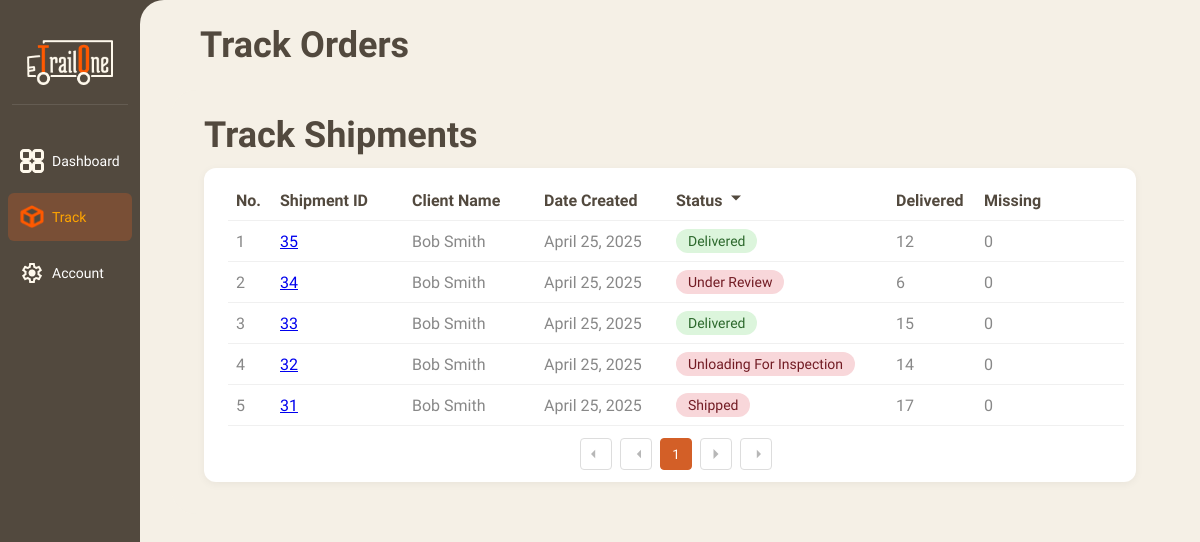
Screenshot of /orders/track (signed in) with the database file from the repository.
### order/models.py (models this page shows, shortened)
class Shipment(models.Model):
    shipment_id = models.AutoField(primary_key=True)
    user = models.ForeignKey(Users, db_column="user_id", on_delete=models.CASCADE)  # Use Users model instead of the default User
    status = models.CharField(max_length=50, null=True, blank=True)
    created_at = models.DateTimeField(auto_now_add=True)  # Automatically set the timestamp when created
    updated_at = models.DateTimeField(auto_now=True)      # Automatically set the timestamp when updated

### authentication/models.py (models this page shows, shortened)
class Users(AbstractBaseUser, PermissionsMixin):
    user_id = models.AutoField(primary_key=True)
    name = models.CharField(max_length=100, null=True, blank=True)
    role = models.CharField(max_length=50, null=True, blank=True)
    email = models.EmailField(max_length=100, unique=True, null=True, blank=True)
    password_hash = models.CharField(max_length=255, null=True, blank=True)
    is_active = models.BooleanField(default=True)
    is_staff = models.BooleanField(default=False)
    objects = CustomUserManager()
    USERNAME_FIELD = 'email'
    REQUIRED_FIELDS = ['name']
    class Meta:
        db_table = 'Users'
        verbose_name_plural = 'Users'

### order/views.py (the view)
# urls.py: path('orders/track', views.view_track_orders, name='view_track_orders'),
def view_track_orders(request):
    status_filter = request.GET.get('status', None)
    if request.session.get('user_role') == 'CLIENT':
        user_id = request.session.get('user_id')
        shipments = Shipment.objects.filter(user_id=user_id)
    else:
        shipments = Shipment.objects.all()
    if status_filter:
        shipments = shipments.filter(status=status_filter)
    shipments = shipments.order_by('-shipment_id', '-created_at')
    def calculate_totals(shipments):
        for shipment in shipments:
            total_quantity = sum(item.quantity for item in shipment.items.all())
            shipment.total_quantity = total_quantity
            total_missing = sum(item.missing for item in shipment.items.all())
            shipment.total_missing = total_missing
        return shipments
    shipments = calculate_totals(shipments)
    paginator = Paginator(shipments, 10)
    page_number = request.GET.get('page')
    page_obj = paginator.get_page(page_number)
    total_missing = sum(s.total_missing for s in page_obj.object_list if s.status == 'delivered')
    total_delivered = sum(s.total_quantity for s in page_obj.object_list if s.status == 'delivered')
    return render(request, 'orders/view_track_orders.html', {
        'page_obj': page_obj,
        'total_missing': total_missing,
        'total_delivered': total_delivered,
        'status_filter': status_filter,
    })

### order/templates/orders/view_track_orders.html (shortened to what this page needs)
{% extends 'base.html' %}
{% load static %}
{% block page_name %}Track Orders{% endblock %}
{% block content %}
<div class="main-content">
  <div class="content-wrapper">
    <h1 class="page-title">Track Shipments</h1>
    <div class="table-container">
      <div class="table-header">
        <div class="table-cell cell-no" style="width: 5%;"><b>No.</b></div>
        <div class="table-cell cell-product-id" style="width: 15%;"><b>Shipment ID</b></div>
        <div class="table-cell cell-client" style="width: 15%;">
          <b>Client Name</b>
        </div>
        <div class="table-cell cell-date" style="width: 15%;">
          <b>Date Created</b>
        </div>
        <div class="table-cell cell-status" style="width: 25%;">
          <b>Status</b>
          <div class="sort-icon-container" style="position: relative;">
            <svg class="icon sort-icon" viewBox="0 0 24 24" fill="none" stroke="currentColor" stroke-width="2" stroke-linecap="round" stroke-linejoin="round" width="16" height="16" onclick="toggleDropdown()">
              <polyline points="9 18 15 12 9 6"></polyline>
            </svg>
          </div>
        </div>
        <div class="table-cell cell-delivered" style="width: 10%;"><b>Delivered</b></div>
        <div class="table-cell cell-missing" style="width: 10%;"><b>Missing</b></div>
      </div>
      {% for shipment in page_obj %}
      <div class="table-row">
        <div class="table-cell cell-no text-gray" style="width: 5%;">{{ forloop.counter }}</div>
        <div class="table-cell cell-product-id font-medium" style="width: 15%;"><a href="{% url 'view_track_order_detail' id=shipment.shipment_id %}">{{ shipment.shipment_id }}</a></div>
        <div class="table-cell cell-client text-gray" style="width: 15%;">{{ shipment.user.name }}</div>
        <div class="table-cell cell-date text-gray" style="width: 15%;">{{ shipment.created_at|date:"F d, Y" }}</div>
        <div class="table-cell cell-status" style="width: 25%;">
          <span class="status-badge {% if shipment.status == 'delivered' %}status-completed
          {% elif shipment.status == 'pending' %}status-pending
          {% else %}status-cancelled{% endif %}">
            {% if shipment.status == 'shipped' %}
              Shipped
            {% elif shipment.status == 'arrived_at_destination' %}
              Arrived At Destination
            {% elif shipment.status == 'unloading_for_inspection' %}
              Unloading For Inspection
            {% elif shipment.status == 'under_review' %}
              Under Review
            {% elif shipment.status == 'delivered' %}
              Delivered
            {% elif shipment.status == 'pending' %}
              Pending
            {% else %}
              {{ shipment.status|title }}
            {% endif %}
          </span>
        </div>
        <div class="table-cell cell-delivered text-gray" style="width: 10%;">{{ shipment.total_quantity }}</div>
        <div class="table-cell cell-missing text-gray" style="width: 10%;">
          {% if shipment.status == 'delivered' %}
            {{ shipment.total_missing }}
          {% else %}
            0
          {% endif %}
        </div>
      </div>
      {% endfor %}
      <div class="pagination">
        {% if page_obj.has_previous %}
          <button class="page-button" onclick="location.href='?page=1'" aria-label="First">
            <svg class="icon" viewBox="0 0 24 24" fill="none" stroke="currentColor" stroke-width="2" stroke-linecap="round" stroke-linejoin="round" width="16" height="16">
              <polyline points="11 17 6 12 11 7"></polyline>
            </svg>
          </button>
          <button class="page-button" onclick="location.href='?page={{ page_obj.previous_page_number }}'" aria-label="Previous">
            <svg class="icon" viewBox="0 0 24 24" fill="none" stroke="currentColor" stroke-width="2" stroke-linecap="round" stroke-linejoin="round" width="16" height="16">
              <polyline points="18 17 13 12 18 7"></polyline>
            </svg>
          </button>
        {% else %}
          <button class="page-button" disabled>
            <svg class="icon" viewBox="0 0 24 24" fill="none" stroke="currentColor" stroke-width="2" stroke-linecap="round" stroke-linejoin="round" width="16" height="16">
              <polyline points="11 17 6 12 11 7"></polyline>
            </svg>
          </button>
          <button class="page-button" disabled>
            <svg class="icon" viewBox="0 0 24 24" fill="none" stroke="currentColor" stroke-width="2" stroke-linecap="round" stroke-linejoin="round" width="16" height="16">
              <polyline points="18 17 13 12 18 7"></polyline>
            </svg>
          </button>
        {% endif %}
        {% for num in page_obj.paginator.page_range %}
          <button class="page-button {% if page_obj.number == num %}active{% endif %}" onclick="location.href='?page={{ num }}'" aria-label="Page {{ num }}">{{ num }}</button>
        {% endfor %}
        {% if page_obj.has_next %}
          <button class="page-button" onclick="location.href='?page={{ page_obj.next_page_number }}'" aria-label="Next">
            <svg class="icon" viewBox="0 0 24 24" fill="none" stroke="currentColor" stroke-width="2" stroke-linecap="round" stroke-linejoin="round" width="16" height="16">
              <polyline points="9 18 15 12 9 6"></polyline>
            </svg>
          </button>
          <button class="page-button" onclick="location.href='?page={{ page_obj.paginator.num_pages }}'" aria-label="Last">
            <svg class="icon" viewBox="0 0 24 24" fill="none" stroke="currentColor" stroke-width="2" stroke-linecap="round" stroke-linejoin="round" width="16" height="16">
              <polyline points="13 17 18 12 13 7"></polyline>
            </svg>
          </button>
        {% else %}
          <button class="page-button" disabled>
            <svg class="icon" viewBox="0 0 24 24" fill="none" stroke="currentColor" stroke-width="2" stroke-linecap="round" stroke-linejoin="round" width="16" height="16">
              <polyline points="9 18 15 12 9 6"></polyline>
            </svg>
          </button>
          <button class="page-button" disabled>
            <svg class="icon" viewBox="0 0 24 24" fill="none" stroke="currentColor" stroke-width="2" stroke-linecap="round" stroke-linejoin="round" width="16" height="16">
              <polyline points="13 17 18 12 13 7"></polyline>
            </svg>
          </button>
        {% endif %}
      </div>
    </div>
  </div>
</div>
{% endblock %}

### order/static/css/style2.css (style rules this page uses)
* { margin: 0; padding: 0; box-sizing: border-box; font-family: 'Quicksand', sans-serif; }
.table-container { background-color: white; border-radius: 8px; overflow: hidden; box-shadow: 0 2px 5px rgba(0, 0, 0, 0.1); }
.pagination { display: flex; justify-content: center; margin-top: 20px; align-items: center; }
body { background-color: #52493E; color: #333; height: 100vh; display: flex; overflow: hidden; }
.main-content { flex: 1; background-color: #f5f0e6; border-radius: 24px 0 0 24px; overflow: auto; }
.content-wrapper { padding-top: 24px; padding-left: 12px; }
.page-title { font-size: 36px; font-weight: bold; color: #52493E; margin-bottom: 12px; }
.table-header { display: flex; align-items: center; padding: 8px; border-bottom: 1px solid #f0f0f0; color: #52493E; font-weight: 500; }
.table-cell { display: flex; align-items: center; }
.cell-no { width: 64px; }
.cell-product-id { width: 160px; }
.cell-client { width: 192px; }
.cell-date { width: 192px; }
.cell-status { width: 128px; }
.cell-delivered { width: 128px; }
.cell-missing { width: 128px; }
.sort-icon { margin-left: 4px; transform: rotate(90deg); }
.table-row { display: flex; align-items: center; padding: 8px; border-bottom: 1px solid #f0f0f0; color: #52493E; }
.text-gray { color: #888; }
.font-medium { font-weight: 500; }
.status-badge { padding: 4px 12px; border-radius: 9999px; font-size: 14px; }
.status-completed { background-color: #dcf5dc; color: #2c682c; }
.status-cancelled { background-color: #f8d7da; color: #721c24; }
.page-button { width: 32px; height: 32px; display: flex; align-items: center; justify-content: center; border-radius: 4px; border: 1px solid #ddd; background-color: transparent; cursor: pointer; }
.page-button.active { background-color: #d35f27; color: white; border-color: #d35f27; }
.icon { display: inline-block; width: 20px; height: 20px; stroke-width: 0; stroke: currentColor; fill: currentColor; }
* { margin: 0; padding: 0; box-sizing: border-box; font-family: 'Sen'; }
.content-wrapper { padding-top: 24px; padding-left: 32px; padding-right: 32px; padding-bottom: 32px; }
.page-title { font-size: 36px; font-weight: bold; color: #52493E; margin-bottom: 24px; }
.content-wrapper { padding-top: 24px; padding-left: 32px; }
.table-container { background-color: white; border-radius: 12px; padding: 12px; padding-left:24px; box-shadow: 0 2px 8px rgba(0, 0, 0, 0.05); }
.pagination { display: flex; justify-content: center; align-items: center; gap: 8px; margin-top: 12px; color: #52493E; }
.cell-no { width: 84px; }

### rows the page displays
Shipment: shipment_id "35", user.name "Bob Smith", created_at "April 25, 2025", status "Delivered", total_quantity "12", total_missing "0"
Shipment: shipment_id "34", user.name "Bob Smith", created_at "April 25, 2025", status "Under Review", total_quantity "6"
Shipment: shipment_id "33", user.name "Bob Smith", created_at "April 25, 2025", status "Delivered", total_quantity "15", total_missing "0"
Shipment: shipment_id "32", user.name "Bob Smith", created_at "April 25, 2025", shows "Unloading For Inspection", total_quantity "14"
Shipment: shipment_id "31", user.name "Bob Smith", created_at "April 25, 2025", status "Shipped", total_quantity "17"

### other values shown
{{ num }} "1"
